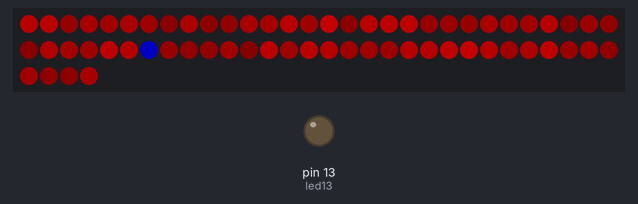
A sketch run on a simulated Arduino Uno, built with avr-gcc and run on an emulated ATmega328P. Parts: 64 RGB LEDs in strip order, left to right, continuing on the next row, output pins drawn as LEDs (lit = HIGH). Dim RGB values are drawn brighter than linear; random numbers use the default seed unless the sketch sets one; what the sketch prints to the serial monitor is not drawn.

Above: at 0.48 s.

The sketch:

aaanimayteTest.ino
```cpp
#include <Adafruit_NeoPixel.h>
#ifdef __AVR__
#include <avr/power.h>
#endif
#define PIN            12
#define NUMPIXELS      64
Adafruit_NeoPixel pixels = Adafruit_NeoPixel(NUMPIXELS, PIN, NEO_GRB + NEO_KHZ800);

const int led13 = 13;
int r = 0; int g = 0; int b = 0;
int p = 28;
int soleDelay = 1;
int topBorder[] = {0,1,2,3,4,5,6,7};
int rightBorder[] = {7,17,23,31,39,47,55,63};
int bottomBorder[] = {56,57,58,59,60,61,62,63};
int leftBorder[] = {0,8,16,24,32,40,48,56};
int hell[] = {0,0,0,0,0,0,0,0,
              0,0,0,0,0,0,0,0,
              0,0,0,0,0,0,0,0,
              0,0,0,0,0,0,0,0,
              0,0,0,0,0,0,0,0,
              0,0,0,0,0,0,0,0,
              0,0,0,0,0,0,0,0,
              0,0,0,0,0,0,0,0};


void setup() {
  Serial.begin(115200);
  pinMode(led13,OUTPUT);
  #if defined (__AVR_ATtiny85__)
  if (F_CPU == 16000000) clock_prescale_set(clock_div_1);
  #endif
  pixels.begin();
  for (int i = 0; i < NUMPIXELS; i++){
    hell[i] = random(0,90);
  }
}

void solid(int r, int g, int b) {
  for (int i = 0; i < NUMPIXELS; i++){
     if (p != i){
       pixels.setPixelColor(i, pixels.Color(r,g,b));
     }
  }
  pixels.show();
}

boolean valIn(int arr[], int x, int rng){
  for (int i = 0; i < rng; i++){
    if (arr[i] == x){
      Serial.println(arr[i]);
      return true;
    }
  }
  return false;
}

void loop() {

  //create hell effect
  for (int i = 0; i < NUMPIXELS; i++){
    hell[i] += random(0,5);
    hell[i] -= random(0,5);
    if (hell[i] > 100){ hell[i] = 90; hell[i] -= random(0,10); }
    if (hell[i] < 5){ hell[i] = 5; hell[i] += random(0,10); }
    if (p != i) {pixels.setPixelColor(i, pixels.Color(hell[i],g,b)); }
  }
  delay(20);
  soleDelay-=20;
  if (soleDelay <=0 ){
    //wonder blue pixel
    int m = random(1,5);
    if (valIn(topBorder, p, sizeof(topBorder)/sizeof(int))){ while (m == 4){ m = random(0,5);}}
    if (valIn(rightBorder, p, sizeof(rightBorder)/sizeof(int))){ while (m == 1){ m = random(0,5);}}
    if (valIn(bottomBorder, p, sizeof(bottomBorder)/sizeof(int))){ while (m == 3){ m = random(0,5);}}
    if (valIn(leftBorder, p, sizeof(leftBorder)/sizeof(int))){ while (m == 2){ m = random(0,5);}}
    int preP = p;
    if (m==0){p=p;} if (m==1){p+=1;} if (m==2){p-=1;} if (m==3){p+=8;} if (m==4){p-=8;}
    pixels.setPixelColor(p, pixels.Color(r,g,90));
    soleDelay = random(100,400);
  }
  pixels.show();
}
```
